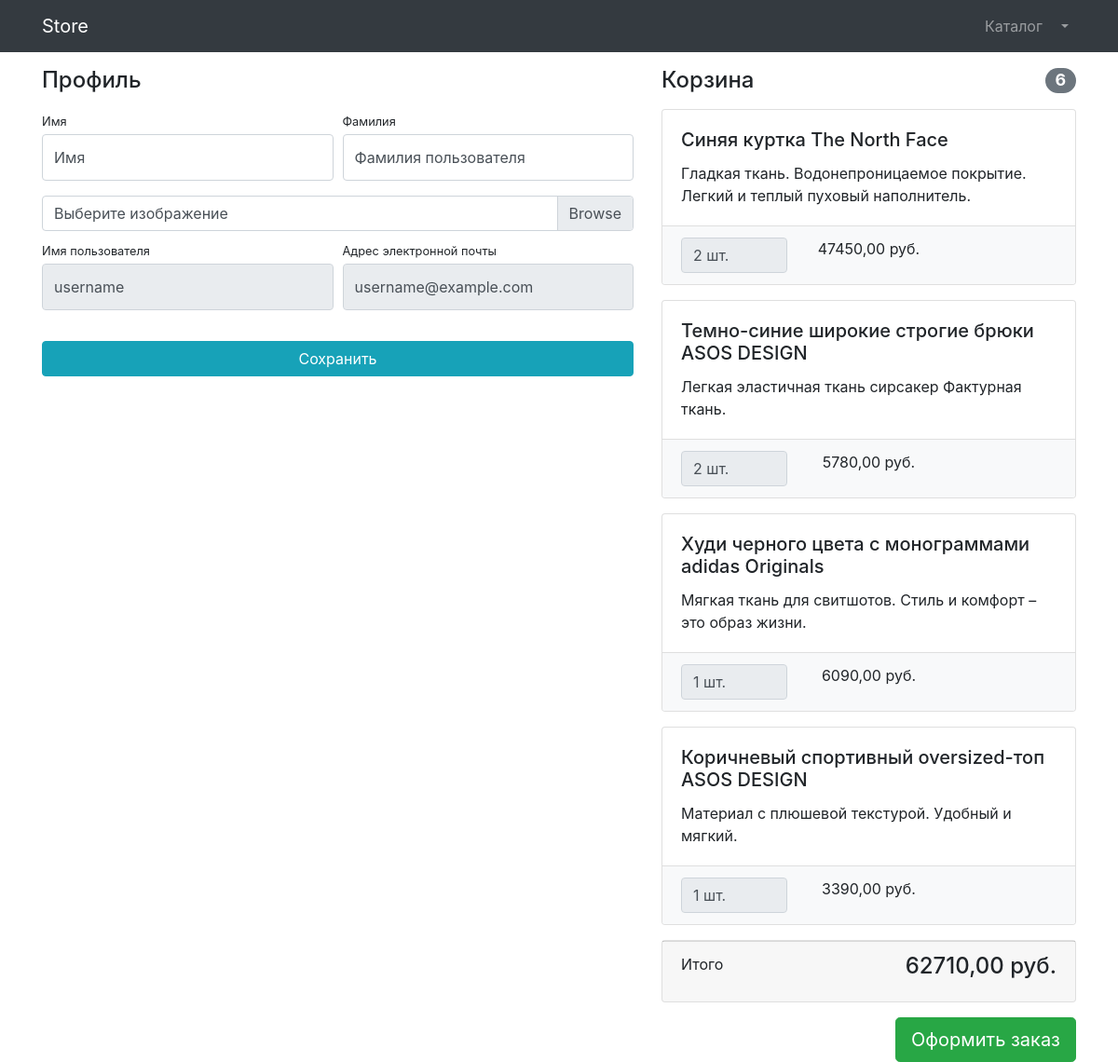
The page /users/profile/ (signed in) on the database its author committed.
### users/models.py (models this page shows)
class User(AbstractUser):
    image = models.ImageField(upload_to='users_images', null=True, blank=True)

### products/models.py (models this page shows, shortened)
class Basket(models.Model):
    user = models.ForeignKey(to=User, on_delete=models.CASCADE)
    product = models.ForeignKey(to=Product, on_delete=models.CASCADE)
    quantity = models.PositiveSmallIntegerField(default=0)
    created_timestamp = models.DateTimeField(auto_now_add=True)
    def sum(self):
        return self.product.price * self.quantity

class Product(models.Model):
    name = models.CharField(max_length=256)
    description = models.TextField()
    price = models.DecimalField(max_digits=8, decimal_places=2)
    quantity = models.PositiveIntegerField(default=0)
    image = models.ImageField(upload_to='products_images')
    category = models.ForeignKey(to=ProductCategory, on_delete=models.CASCADE)
    class Meta:
        verbose_name = 'Товар'
        verbose_name_plural = 'Товары'

### users/views.py (the view)
# urls.py: path('profile/', profile, name='profile'),
@login_required
def profile(request):
    if request.method == "POST":
        form = UserProfileForm(instance=request.user, data=request.POST, files=request.FILES)
        if form.is_valid():
            form.save()
            return HttpResponseRedirect(reverse('users:profile'))
    else:
        form = UserProfileForm(instance=request.user)
    baskets = Basket.objects.filter(user=request.user)
    total_sum = 0
    total_quantity = 0
    for basket in baskets:
        total_sum += basket.sum()
        total_quantity += basket.quantity
    context = {
        'title': 'Store - Профиль',
        'form': form,
        'baskets': baskets,
        'total_sum': total_sum,
        'total_quantity': total_quantity,
    }
    return render(request, 'users/profile.html', context)

### users/forms.py
class UserProfileForm(UserChangeForm):
    first_name = forms.CharField(widget=forms.TextInput(attrs={'class': 'form-control py-4'}))
    last_name = forms.CharField(widget=forms.TextInput(attrs={'class': 'form-control py-4'}))
    image = forms.ImageField(widget=forms.FileInput(attrs={'class': 'custom-file-input'}), required=False)
    username = forms.CharField(widget=forms.TextInput(attrs={'class': 'form-control py-4', 'readonly': True}))
    email = forms.CharField(widget=forms.TextInput(attrs={'class': 'form-control py-4', 'readonly': True}))
    class Meta:
        model = User
        fields = ('first_name', 'last_name', 'image', 'username', 'email')

### users/templates/users/profile.html (shortened to what this page needs)
{% extends 'products/base.html' %}
{% load static %}
{% block css %}
<link href="{% static 'vendor/css/profile.css' %}" rel="stylesheet">
{% endblock %}
{% block content %}
<div class="container">
    <div class="row">
        <div class="col-lg-7">
            <h4 class="mt-3 mb-3">Профиль</h4>
            <form action="{% url 'users:profile' %}" method="post" enctype="multipart/form-data">
                <div class="form-row">
                    <div class="col-lg-6">
                        <div class="form-group">
                            <label class="small mb-1" for="{{ form.first_name.id_for_label }}">Имя</label>
                            {{ form.first_name }}
                        </div>
                    </div>
                    <div class="col-lg-6">
                        <div class="form-group">
                            <label class="small mb-1" for="{{ form.last_name.id_for_label }}">Фамилия</label>
                            {{ form.last_name }}
                        </div>
                    </div>
                </div>
                <div class="form-row mb-2">
                    <div class="col-lg-12">
                        <div class="custom-file">
                            <label class="custom-file-label" for="{{ form.image.id_for_label }}">Выберите
                                изображение</label>
                        </div>
                    </div>
                </div>
                <div class="form-row">
                    <div class="col-lg-6">
                        <label class="small mb-1" for="{{ form.username.id_for_label }}">Имя пользователя</label>
                        {{ form.username }}
                    </div>
                    <div class="col-lg-6">
                        <label class="small mb-1" for="{{ form.email.id_for_label }}">Адрес электронной
                            почты</label>
                        {{ form.email }}
                    </div>
                </div>
                <div class="form-row">
                    <div class="col-lg-12" style="margin-top: 33px;">
                        <input class="btn btn-info btn-block" type="submit" value="Сохранить">
                    </div>
                </div>
            </form>
        </div>
        <div class="col-lg-5">
            {% include 'products/baskets.html' %}
        </div>
    </div>
</div>
{% endblock %}

### products/templates/products/baskets.html (shortened to what this page needs)
{% if baskets %}
<h4 class="mt-3 mb-3 d-flex justify-content-between align-items-center mb-3">
    Корзина <span class="badge badge-secondary badge-pill">{{ total_quantity }}</span>
</h4>
{% for basket in baskets %}
<div class="card mb-3">
    <div class="card-body">
        <h5 class="card-title">{{ basket.product.name }}</h5>
        <p class="card-text">{{ basket.product.description }}</p>
    </div>
    <ul class="list-group list-group-flush">
        <li class="list-group-item bg-light">
            <div class="row text-center">
                <div class="col-lg-4">
                    <input readonly name="basketID" type="text" class="form-control"
                           value="{{ basket.quantity}} шт." min="0">
                </div>
                <div class="col-lg-4">{{ basket.sum }} руб.</div>
                <div class="col-lg-4">
                </div>
            </div>
        </li>
    </ul>
</div>
{% endfor %}
<div class="card mb-3">
    <div class="card-footer">
        <p class="float-left">Итого</p>
        <h4 class="float-right">{{ total_sum }} руб.</h4>
    </div>
</div>
<a class="btn btn-success btn-lg float-right" href="../orders/order-create.html">
    Оформить заказ
</a>
{% else %}
<h4 class="mt-3 mb-3 text-center">
    Корзина пуста
</h4>
{% endif %}

### rows shown on the page
User: first_name "Имя", last_name "Фамилия пользователя", username "username", email "username@example.com"
Basket: product.name "Синяя куртка The North Face", product.description "Гладкая ткань. Водонепроницаемое покрытие. Легкий и теплый пуховый наполнитель.", basketID "2 шт.", sum "47450,00"
Basket: product.name "Темно-синие широкие строгие брюки ASOS DESIGN", product.description "Легкая эластичная ткань сирсакер Фактурная ткань.", basketID "2 шт.", sum "5780,00"
Basket: product.name "Худи черного цвета с монограммами adidas Originals", product.description "Мягкая ткань для свитшотов. Стиль и комфорт – это образ жизни.", basketID "1 шт.", sum "6090,00"
Basket: product.name "Коричневый спортивный oversized-топ ASOS DESIGN", product.description "Материал с плюшевой текстурой. Удобный и мягкий.", basketID "1 шт.", sum "3390,00"

### other values the page prints
{{ total_quantity }} "6"
{{ total_sum }} "62710,00"
